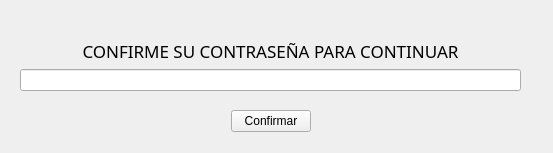
<?xml version="1.0" encoding="UTF-8"?>
<ui version="4.0">
 <class>Confirmacion</class>
 <widget class="QWidget" name="Confirmacion">
  <property name="geometry">
   <rect>
    <x>0</x>
    <y>0</y>
    <width>553</width>
    <height>153</height>
   </rect>
  </property>
  <property name="windowTitle">
   <string>Form</string>
  </property>
  <widget class="QWidget" name="verticalLayoutWidget">
   <property name="geometry">
    <rect>
     <x>20</x>
     <y>0</y>
     <width>501</width>
     <height>91</height>
    </rect>
   </property>
   <layout class="QVBoxLayout" name="verticalLayout">
    <item>
     <spacer name="verticalSpacer">
      <property name="orientation">
       <enum>Qt::Vertical</enum>
      </property>
      <property name="sizeHint" stdset="0">
       <size>
        <width>20</width>
        <height>40</height>
       </size>
      </property>
     </spacer>
    </item>
    <item>
     <widget class="QLabel" name="label">
      <property name="font">
       <font>
        <family>Arial Black</family>
        <pointsize>13</pointsize>
       </font>
      </property>
      <property name="text">
       <string>CONFIRME SU CONTRASEÑA PARA CONTINUAR</string>
      </property>
      <property name="alignment">
       <set>Qt::AlignCenter</set>
      </property>
     </widget>
    </item>
    <item>
     <widget class="QLineEdit" name="in_password"/>
    </item>
   </layout>
  </widget>
  <widget class="QWidget" name="horizontalLayoutWidget">
   <property name="geometry">
    <rect>
     <x>20</x>
     <y>108</y>
     <width>501</width>
     <height>27</height>
    </rect>
   </property>
   <layout class="QHBoxLayout" name="horizontalLayout">
    <item>
     <spacer name="horizontalSpacer">
      <property name="orientation">
       <enum>Qt::Horizontal</enum>
      </property>
      <property name="sizeHint" stdset="0">
       <size>
        <width>40</width>
        <height>20</height>
       </size>
      </property>
     </spacer>
    </item>
    <item>
     <widget class="QPushButton" name="btn_confi">
      <property name="text">
       <string>Confirmar</string>
      </property>
     </widget>
    </item>
    <item>
     <spacer name="horizontalSpacer_2">
      <property name="orientation">
       <enum>Qt::Horizontal</enum>
      </property>
      <property name="sizeHint" stdset="0">
       <size>
        <width>40</width>
        <height>20</height>
       </size>
      </property>
     </spacer>
    </item>
   </layout>
  </widget>
 </widget>
 <resources/>
 <connections/>
</ui>
